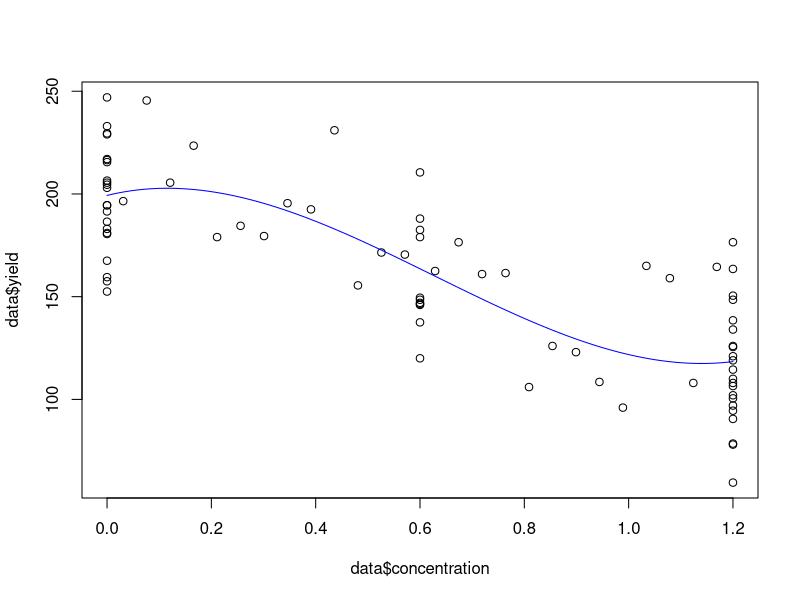
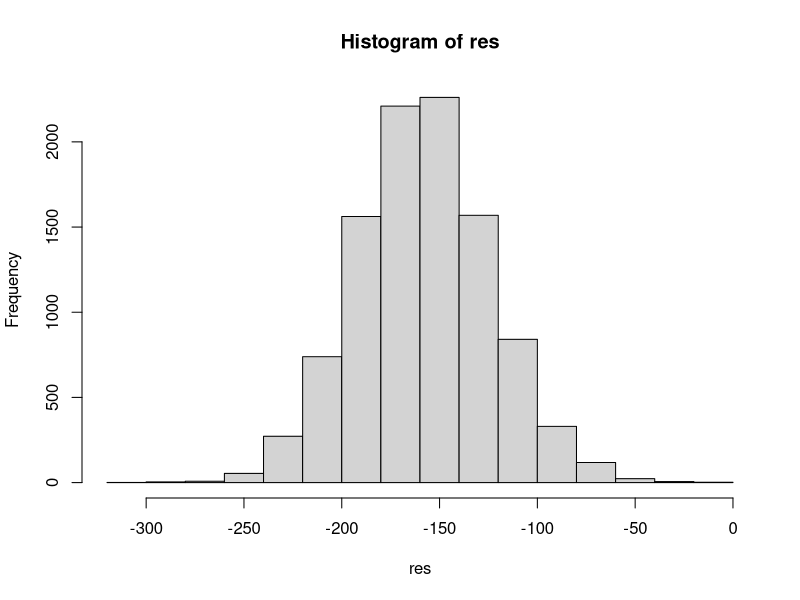

Generate these figures, in order, with R:
## ---- chunk 1
knitr::opts_chunk$set(echo = TRUE)

## ---- chunk 2
data <- read.csv('kresseertrag.dat', header= FALSE)
# Split column names and keep only the first three parts
# Load necessary library
#install.packages('tidyr')
#install.package('boot')
library(tidyr)
library(boot)

# Use separate() from tidyr to split the column into three parts
data <- separate(data, col = V1, into = c("Col1", "Col2", "concentration",'yield'), sep = "\\s+")

data[] <- lapply(data, as.numeric)
data <- data[,c(3,4)]
# Fit a cubic regression model
model <- lm(yield ~ concentration+ I(concentration^2)+ I(concentration^3), data=data)

summary(model)
## ---- chunk 3
model_new <- lm(yield ~ I(concentration^2)+ I(concentration^3), data=data)

coef_intervals<- confint(model_new, level = 0.95)

# Print the 95% confidence interval for the second coefficient
cat("95% Confidence Interval for the coefficient of I(concentration^2):", coef_intervals[2, ], "\n")

plot(data$concentration , data$yield) # Create a plot

# Add the regression curve
x <- seq(min(data$concentration), max(data$concentration), length.out = 100)
y <- predict(model, newdata = data.frame(concentration = x))
lines(x, y, col = "blue")
## ---- chunk 4
res <- c()
bo<- 10000
set.seed(123)
for (i in 1:bo) {
  x <-sample(dim(data)[1],size = dim(data)[1], replace = TRUE)
  cm <- lm(yield~I(concentration^2)+ I(concentration^3), data=data[x,])
  res <-  c(res, as.numeric(coef(cm)[2]))
}


hist(res)
ress <- sort(res)
ci95 <- c(ress[round(bo*0.025)], ress[round(bo*0.975)])
# Print the 95% confidence interval
cat("95% Confidence Interval for the coefficient of I(concentration^2):", ci95, "\n")
## ---- chunk 5
cmslope <- function(data, i){
cm <- lm(yield~I(concentration^2)+ I(concentration^3), subset=i, data=data)
coef(cm)[2]
}

set.seed(123)
cb <- boot(data, cmslope, R=10000)
ci <-boot.ci(cb, type="perc")
# Print the result
cat("95% Confidence Interval for the slope:", ci$percent[4:5], "\n")
## ---- chunk 6
# Create a data frame with the results
results <- data.frame(
  Method = c("Standard lm Confidence Interval","Manual Bootstrap Method", "Bootstrap using boot package (Percentile)" ),
  `95% Confidence Interval` = c(
    paste(coef_intervals[2,], collapse = ", "),
     paste(ci95, collapse = ", "),
    paste(ci$percent[4:5], collapse = ", ")
   
  )
)

# Print the table using knitr::kable
knitr::kable(results, col.names = c("Method", "95% Confidence Interval for β2 (Coefficient of I(concentration^2))"))
## ---- chunk 7
# Define the inverse transformation function for the Gumbel distribution
gumbel_inverse <- function(u, mu) {
  c <- log(log(2))
  x <- -log(-log(u)) + mu + c
  return(x)
}
x <- seq(0,10, length.out=100)
y <- gumbel_inverse(x,2)
